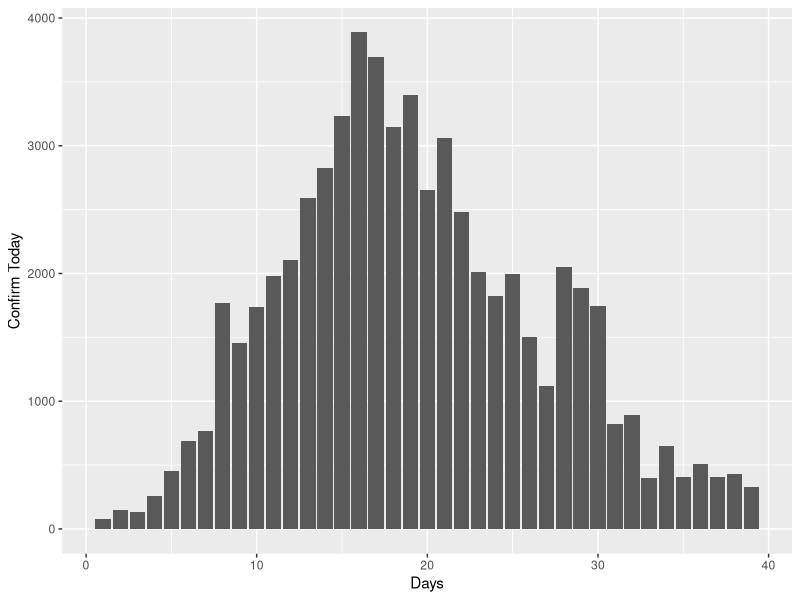
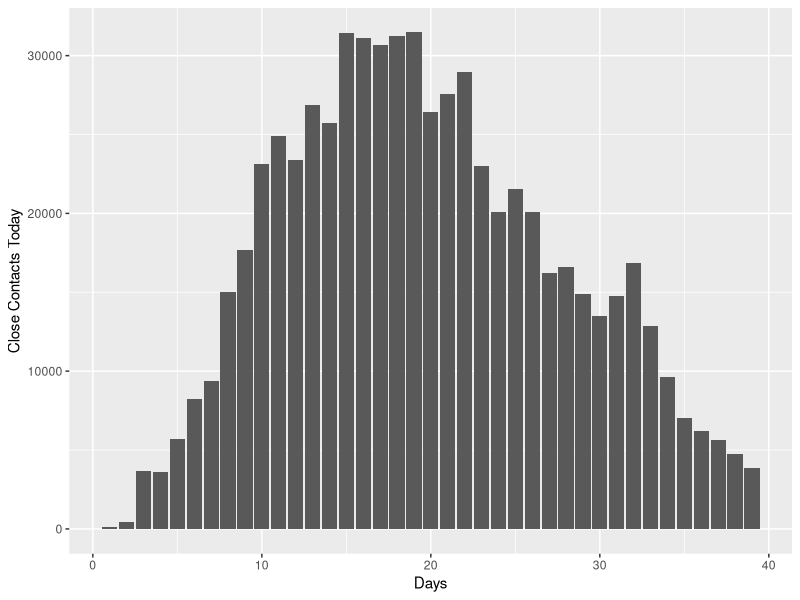
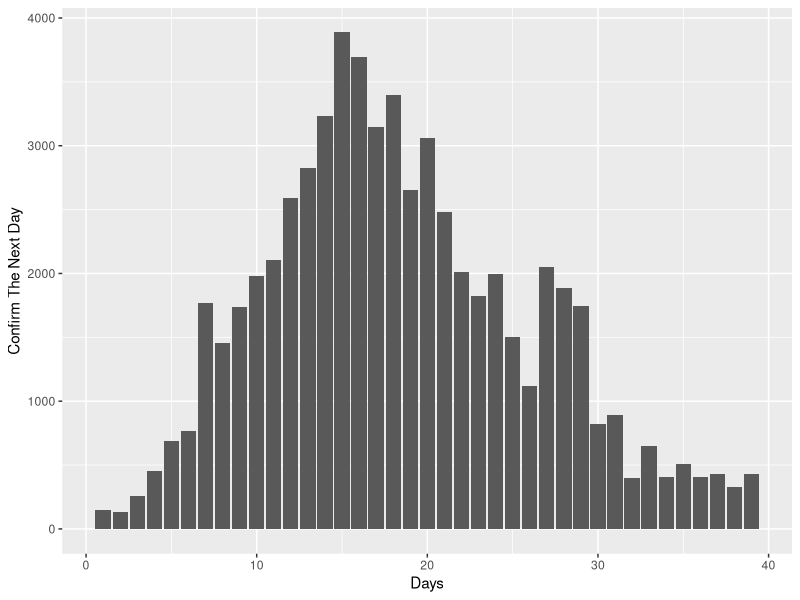
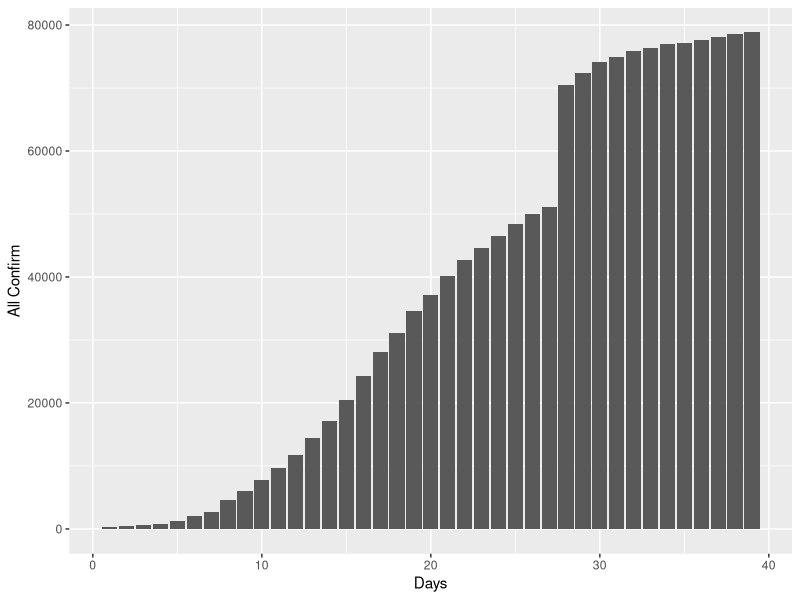
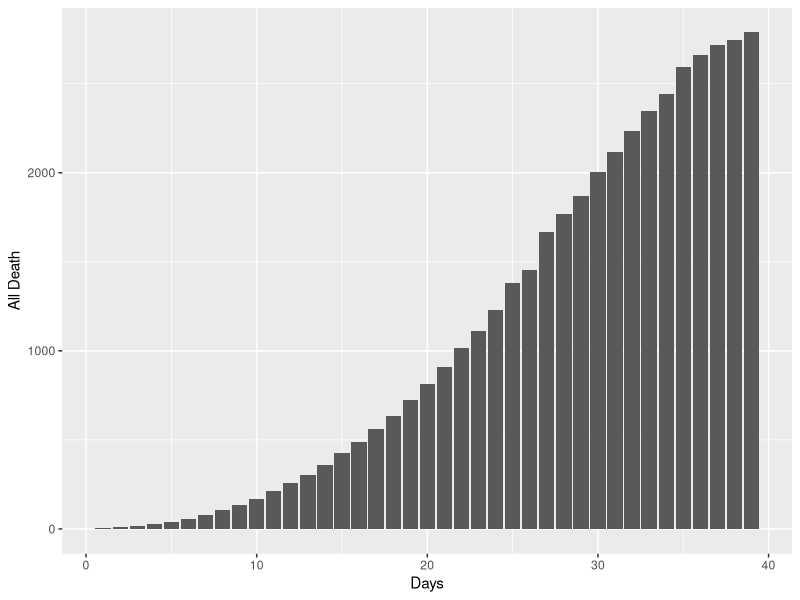
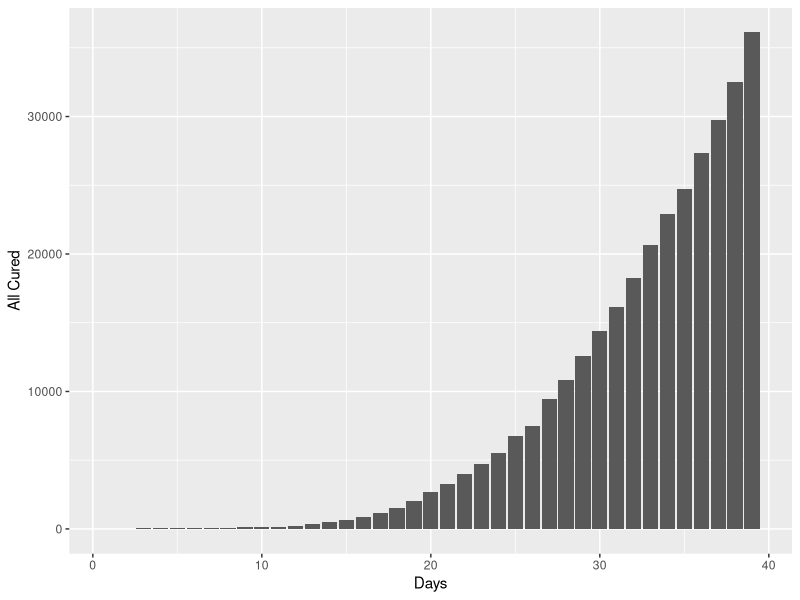
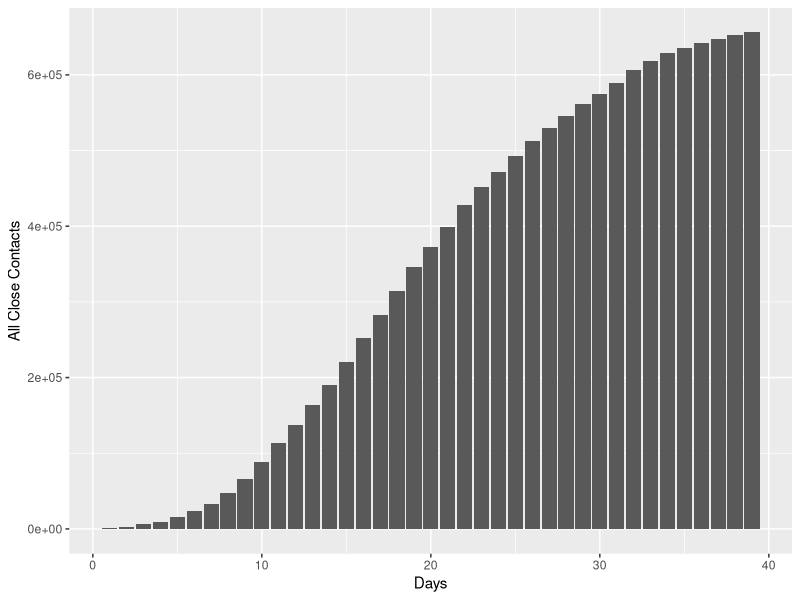
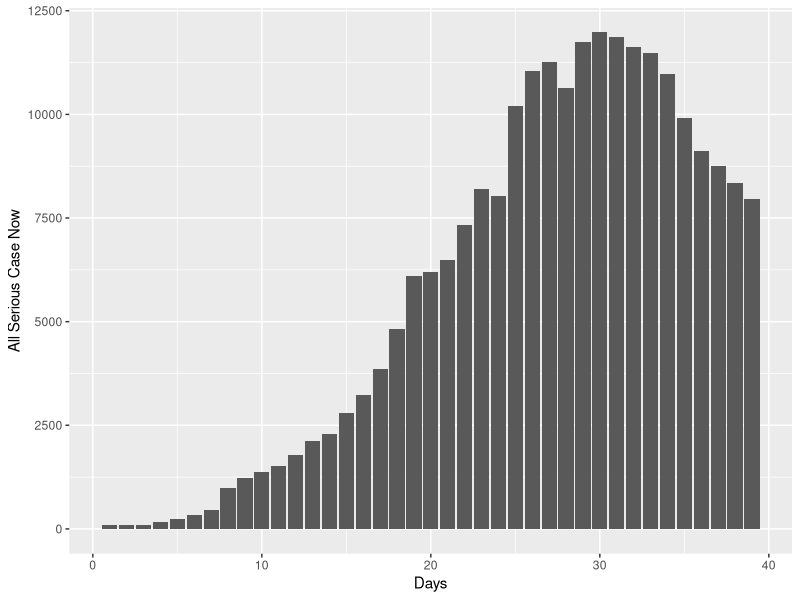

R code for these plots, in order:
## ---- chunk 1
knitr::opts_chunk$set(echo = TRUE)
## ---- chunk 2
library(psych)
library(ggplot2)
library(car)
# for spreading maps but didn't use
# require('ncovr')
# require(leafletCN)
## ---- chunk 3
# read data
dat<-read.csv('data120-227.csv')
# number of observation
n<-dim(dat)[1]
# show structure of data
str(dat)
describe(dat)
## ---- chunk 4
dat$seq<-c(1:n)

ggplot(dat,aes(x=seq, y=confirm.new.)) + geom_bar(stat="identity") + xlab('Days')+ylab('Confirm Today')
ggplot(dat,aes(x=seq, y=close.new.)) + geom_bar(stat="identity") + xlab('Days')+ylab('Close Contacts Today')
ggplot(dat,aes(x=seq, y=next.day.confirm)) + geom_bar(stat="identity") + xlab('Days')+ylab('Confirm The Next Day')

ggplot(dat,aes(x=seq, y=confirm.all.)) + geom_bar(stat="identity") + xlab('Days')+ylab('All Confirm')
ggplot(dat,aes(x=seq, y=death.all.)) + geom_bar(stat="identity") + xlab('Days')+ylab('All Death')
ggplot(dat,aes(x=seq, y=cured.all.)) + geom_bar(stat="identity") + xlab('Days')+ylab('All Cured')
ggplot(dat,aes(x=seq, y=close.all.)) + geom_bar(stat="identity") + xlab('Days')+ylab('All Close Contacts')

ggplot(dat,aes(x=seq, y=serious.now.)) + geom_bar(stat="identity") + xlab('Days')+ylab('All Serious Case Now')
ggplot(dat,aes(x=seq, y=medical)) + geom_bar(stat="identity") + xlab('Days')+ylab('All in Medical Observation Now')

## ---- chunk 5
dat$date<-NULL
dat$seq<-NULL
lmfit<-lm(data = dat, formula = next.day.confirm ~ .)
summary(lmfit)
## ---- chunk 6
par(mfrow=c(2,2))
plot(lmfit)
## ---- chunk 7
kappa(cor(dat))
eigen(cor(dat))
vif(lmfit)
## ---- chunk 8
fa.parallel(dat, fa = 'pc', n.iter = 100, show.legend = FALSE)

## ---- chunk 9
dat.pca <- principal(dat, nfactors = 2, rotate = "none")
dat.pca$weights
plot(dat.pca,xlab='PCA1',ylab='PCA2')
dat.pca
## ---- chunk 10
X.prin<-as.matrix(dat)%*%dat.pca$weights
lm.prin<-lm(dat[,9]~X.prin)
summary(lm.prin)

par(mfrow=c(2,2))
plot(lm.prin)
